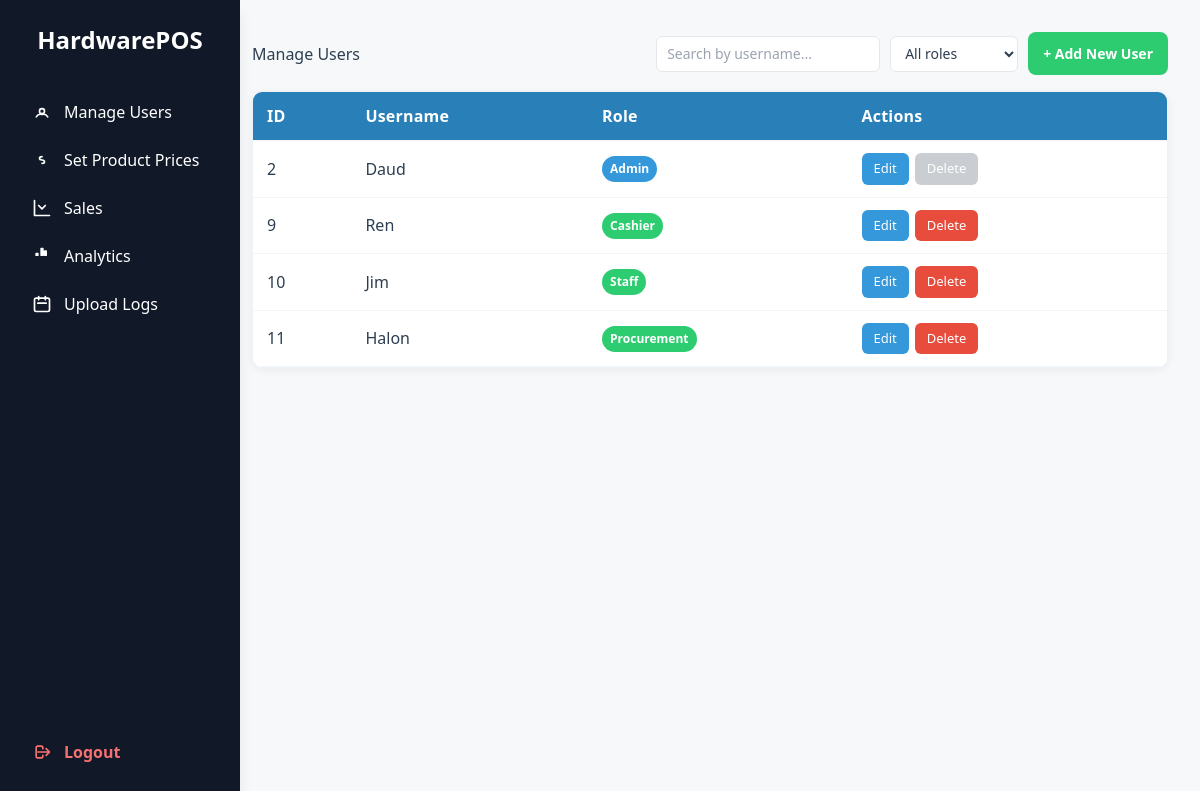
Page /admin/manage_users.php (signed in) on the committed database.
### tables this page shows
CREATE TABLE `users` (
  `id` int(11) NOT NULL,
  `username` varchar(50) NOT NULL,
  `password` varchar(255) NOT NULL,
  `user_type` enum('admin','staff','cashier','procurement') NOT NULL,
  `created_at` timestamp NOT NULL DEFAULT current_timestamp()
);

### admin/manage_users.php (the view, shortened to what this page needs)
<!DOCTYPE html>
<html lang="en">
<head>
</head>
<body>
    <?php include 'includes/sidebar.php'; ?>
    <div class="content">
        <div class="page-header">
            <h2>Manage Users</h2>
            <div class="toolbar">
                <div class="toolbar-left">
                    <input type="text" id="searchUsers" class="search-input" placeholder="Search by username...">
                    <select id="filterRole" class="select">
                        <option value="">All roles</option>
                    </select>
                </div>
                <div class="toolbar-right">
                    <button class="add-btn" onclick="showModal('add')">+ Add New User</button>
                </div>
            </div>
        </div>
        <div class="table-wrapper">
            <table class="data-table">
            <thead>
                <tr>
                    <th>ID</th>
                    <th>Username</th>
                    <th>Role</th>
                    <th>Actions</th>
                </tr>
            </thead>
            <tbody>
                <?php
                require_once '../db.php';
                $adminCountStmt = $pdo->prepare("SELECT COUNT(*) FROM users WHERE user_type = ?");
                $adminCountStmt->execute(['admin']);
                $adminCount = (int) $adminCountStmt->fetchColumn();
                $stmt = $pdo->query("SELECT id, username, user_type FROM users ORDER BY id");
                while ($user = $stmt->fetch()) {
                    $isLastAdmin = ($adminCount === 1 && $user['user_type'] === 'admin');
                    $isLastAdminJs = $isLastAdmin ? 'true' : 'false';
                    echo "<tr data-username='" . htmlspecialchars($user['username'], ENT_QUOTES) . "' data-role='{$user['user_type']}'>";
                    echo "<td>{$user['id']}</td>";
                    echo "<td>" . htmlspecialchars($user['username']) . "</td>";
                    echo "<td><span class='badge " .
                         ($user['user_type'] === 'admin' ? 'admin-badge' : 'staff-badge') .
                         "'>" . htmlspecialchars(ucfirst($user['user_type'])) . "</span></td>";
                    echo "<td class='actions'>";
                    echo "<button class='action-btn edit-btn' onclick='editUser({$user['id']}, {$isLastAdminJs})'>Edit</button>";
                    if ($isLastAdmin) {
                        echo "<button class='action-btn delete-btn' disabled title='Cannot delete the last administrator.'>Delete</button>";
                    } else {
                        echo "<button class='action-btn delete-btn' onclick='deleteUser({$user['id']}, {$isLastAdminJs})'>Delete</button>";
                    }
                    echo "</td>";
                    echo "</tr>";
                }
                ?>
            </tbody>
            </table>
        </div>
    </div>
</body>
</html>

### admin/manage_users.php (style rules this page uses)
:root { --bg: #f6f8fa; --card: #ffffff; --text: #2c3e50; --muted: #6b7280; --brand: #2980b9; --brand-600: #2573a6; --success: #2ecc71; --success-600: #27ae60; --danger: #e74c3c; --danger-600: #cf3e30; --blue: #3498db; --shadow: 0 2px 8px rgba(16, 24, 40, 0.06); --radius: 10px; }
* { margin: 0; padding: 0; box-sizing: border-box; font-family: 'Segoe UI', sans-serif; }
body { display: flex; background-color: var(--bg); min-height: 100vh; color: var(--text); }
.content { margin-left: 220px; padding: 32px; flex: 1; }
.page-header { display: flex; align-items: center; justify-content: space-between; margin-bottom: 16px; }
h2 { font-size: 24px; color: var(--text); font-weight: 700; }
.toolbar { display: flex; align-items: center; gap: 10px; flex-wrap: wrap; }
.toolbar-left { display: flex; align-items: center; gap: 10px; flex-wrap: wrap; }
.toolbar-right { display: flex; align-items: center; }
.search-input, .select { height: 36px; padding: 6px 10px; border: 1px solid #e5e7eb; background: #fff; border-radius: 6px; font-size: 14px; color: var(--text); outline: none; }
.add-btn { display: inline-flex; align-items: center; gap: 8px; padding: 10px 14px; background: var(--success); color: white; border: 1px solid transparent; border-radius: 8px; cursor: pointer; font-size: 14px; font-weight: 600; }
.table-wrapper { background: var(--card); border: 1px solid #eef2f7; border-radius: var(--radius); overflow: hidden; box-shadow: var(--shadow); }
table.data-table { width: 100%; border-collapse: collapse; background: var(--card); }
th, td { padding: 12px 14px; text-align: left; border-bottom: 1px solid #f1f5f9; vertical-align: middle; }
thead th { background: var(--brand); color: #fff; font-weight: 600; letter-spacing: 0.2px; }
td.actions { white-space: nowrap; }
.action-btn { padding: 6px 12px; border: none; border-radius: 6px; cursor: pointer; font-size: 13px; margin-right: 6px; transition: transform 0.04s ease; }
.edit-btn { background: var(--blue); color: white; }
.delete-btn { background: var(--danger); color: white; }
.action-btn:disabled { background-color: #bdc3c7; cursor: not-allowed; opacity: 0.8; }
.badge { display: inline-block; padding: 4px 8px; border-radius: 999px; font-size: 12px; font-weight: 600; }
.admin-badge { background: #3498db; color: white; }
.staff-badge { background: #2ecc71; color: white; }

### rows in the picture
users: id "2", username "Daud", user_type "Admin", shows "Delete"
users: id "9", username "Ren", user_type "Cashier"
users: id "10", username "Jim", user_type "Staff"
users: id "11", username "Halon", user_type "Procurement"
